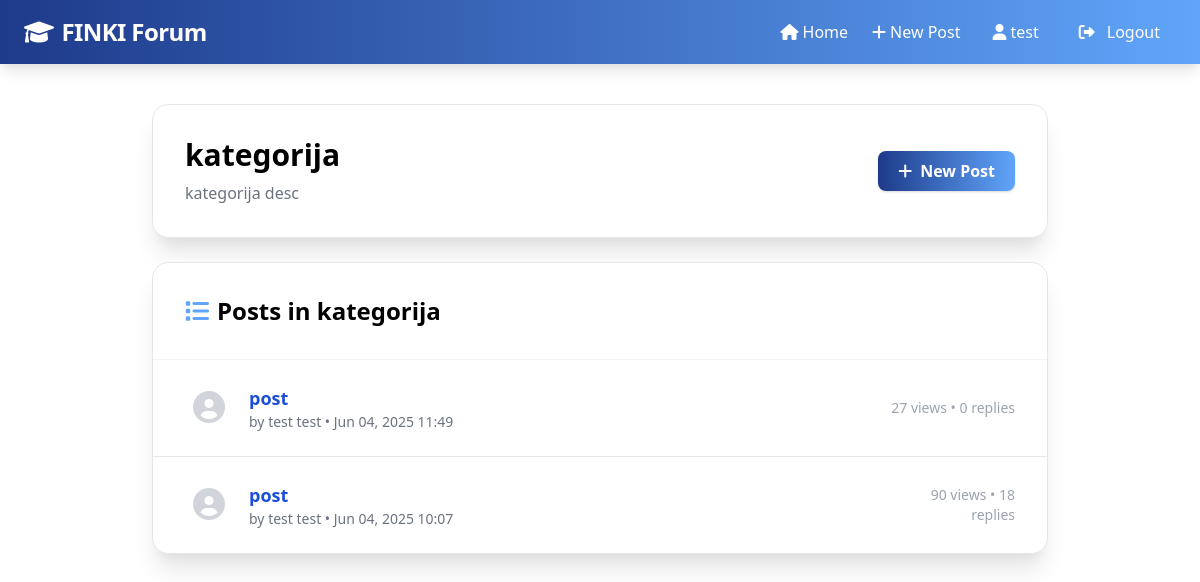
/category/1/ (signed in), run on the app's committed database.
### forum/models.py (models this page shows, shortened)
class Category(models.Model):
    name = models.CharField(max_length=100)
    description = models.TextField()
    created_date = models.DateTimeField(default=timezone.now)
    class Meta:
        verbose_name_plural = "Categories"
        ordering = ['name']

class Post(models.Model):
    title = models.CharField(max_length=200)
    content = models.TextField()
    author = models.ForeignKey(User, on_delete=models.CASCADE, related_name='posts')
    category = models.ForeignKey(Category, on_delete=models.CASCADE, related_name='posts')
    created_date = models.DateTimeField(default=timezone.now)
    updated_date = models.DateTimeField(auto_now=True)
    views = models.IntegerField(default=0)
    is_pinned = models.BooleanField(default=False)
    is_closed = models.BooleanField(default=False)
    class Meta:
        ordering = ['-is_pinned', '-created_date']
    def get_reply_count(self):
        return self.replies.count()

### forum/views.py (the view)
# urls.py: path('category/<int:pk>/', views.category_posts, name='category_posts'),
def category_posts(request, pk):
    category = get_object_or_404(Category, pk=pk)
    posts_list = Post.objects.filter(category=category).select_related('author').annotate(
        reply_count=Count('replies')
    ).order_by('-is_pinned', '-created_date')
    paginator = Paginator(posts_list, 10)
    page_number = request.GET.get('page')
    posts = paginator.get_page(page_number)
    context = {
        'category': category,
        'posts': posts,
    }
    return render(request, 'forum/category_posts.html', context)

### templates/forum/category_posts.html (shortened to what this page needs)
{% extends 'base.html' %}
{% block content %}
<div class="max-w-4xl mx-auto mt-10">
    <div class="bg-white rounded-2xl shadow-xl border border-gray-200 p-8 mb-6">
        <div class="flex flex-col md:flex-row md:items-center md:justify-between gap-4">
            <div>
                <h1 class="text-3xl font-extrabold text-neutral-800 mb-2">{{ category.name }}</h1>
                <p class="text-gray-500 mb-0">{{ category.description }}</p>
            </div>
            {% if user.is_authenticated %}
            <a href="{% url 'forum:create_post' %}" class="inline-flex items-center bg-gradient-to-r from-blue-900 to-blue-400 text-white font-bold py-2 px-5 rounded-lg shadow hover:scale-105 transition">
                <i class="fas fa-plus mr-2"></i>New Post
            </a>
            {% endif %}
        </div>
    </div>
    <div class="bg-white rounded-2xl shadow-xl border border-gray-200">
        <div class="p-8 border-b border-gray-100">
            <h4 class="text-2xl font-bold text-neutral-800 mb-0 flex items-center gap-2">
                <i class="fas fa-list text-blue-400"></i>Posts in {{ category.name }}
            </h4>
        </div>
        <div class="divide-y">
            {% for post in posts %}
            <div class="flex items-center px-8 py-6">
                <div class="w-12 flex-shrink-0 text-center">
                    <i class="fas fa-user-circle fa-2x text-gray-300"></i>
                </div>
                <div class="flex-1 ml-4">
                    <a href="{% url 'forum:post_detail' post.pk %}" class="text-blue-700 font-semibold text-lg hover:underline">{{ post.title }}</a>
                    <div class="text-gray-500 text-sm">
                        by {{ post.author.get_full_name|default:post.author.username }} • {{ post.created_date|date:"M d, Y H:i" }}
                    </div>
                </div>
                <div class="w-32 text-right text-gray-400 text-sm">
                    {{ post.views }} views • {{ post.get_reply_count }} replies
                </div>
            </div>
            {% empty %}
            <div class="px-8 py-12 text-center text-gray-400">No posts in this category yet.</div>
            {% endfor %}
        </div>
    </div>
</div>
{% endblock %}

### templates/base.html (shortened to what this page needs)
<!DOCTYPE html>
<html lang="en">
<head>
    <link href="https://cdnjs.cloudflare.com/ajax/libs/font-awesome/6.0.0/css/all.min.css" rel="stylesheet">
    <link href="https://cdn.jsdelivr.net/npm/tailwindcss@2.2.19/dist/tailwind.min.css" rel="stylesheet">
    <link rel="stylesheet" href="/static/css/styles.css">
</head>
<body class="bg-[#f7f9fc] min-h-screen">
<nav class="bg-gradient-to-r from-blue-900 to-blue-400 text-white px-4 py-3 shadow-lg">
    <div class="max-w-6xl mx-auto flex items-center justify-between">
        <a class="flex items-center gap-2 font-bold text-2xl tracking-tight hover:scale-105 transition-transform duration-200" href="{% url 'forum:index' %}">
            <i class="fas fa-graduation-cap"></i>
            <span class="font-extrabold">FINKI Forum</span>
        </a>
        <div class="hidden md:flex items-center gap-8" id="navbarNav">
            <ul class="flex items-center gap-6">
                <li>
                    <a class="hover:underline flex items-center gap-1" href="{% url 'forum:index' %}">
                        <i class="fas fa-home"></i>Home
                    </a>
                </li>
                {% if user.is_authenticated %}
                    <li>
                        <a class="hover:underline flex items-center gap-1" href="{% url 'forum:create_post' %}">
                            <i class="fas fa-plus"></i>New Post
                        </a>
                    </li>
                {% endif %}
            </ul>
            <ul class="flex items-center gap-6">
                {% if user.is_authenticated %}
                    <li>
                        <a class="flex items-center gap-1 hover:underline" href="{% url 'accounts:user_profile' user.username %}">
                            <i class="fas fa-user"></i>{{ user.username }}
                        </a>
                    </li>
                    <li>
                        <form action="{% url 'accounts:logout' %}" method="post" class="m-0">
                            <button type="submit" class="flex items-center gap-1 px-4 py-2 hover:bg-[#f0f4fa] rounded transition">
                                <i class="fas fa-sign-out-alt mr-2"></i>Logout
                            </button>
                        </form>
                    </li>
                {% endif %}
            </ul>
        </div>
    </div>
</nav>
<div class="max-w-6xl mx-auto mt-6 px-4">
    {% block content %}{% endblock %}
</div>
</body>
</html>

### data on the page
Category: name "kategorija", description "kategorija desc"
Post: title "post", author.get_full_name "test test", created_date "Jun 04, 2025 11:49", views "27", get_reply_count "0"
Post: title "post", author.get_full_name "test test", created_date "Jun 04, 2025 10:07", views "90", get_reply_count "18"

### other printed values
{{ user.username }} "test"
